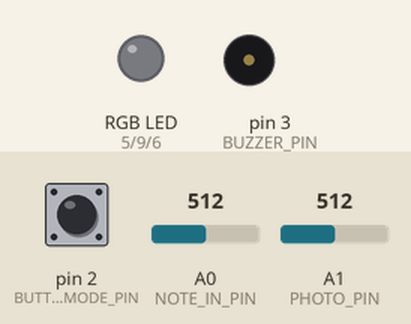
This sketch was run on a simulated Arduino Uno, built with avr-gcc and run on an emulated ATmega328P. On the bench: an RGB LED mixed from three pins (HIGH = lit), buzzer (waves = sounding). Inputs (shaded band) come from the test bench; at power-on: pin 2 (BUTTON_MODE_PIN) LOW, A0 (NOTE_IN_PIN) = 512, A1 (PHOTO_PIN) = 512.

Above: at 1.2 s.
1.3 s: pin 2 (BUTTON_MODE_PIN) pulled HIGH for 1 s
At 3.7 s:
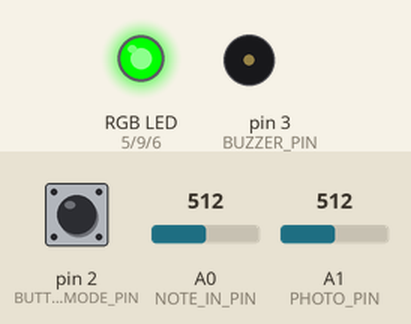
4.0 s: pin 2 (BUTTON_MODE_PIN) pulled HIGH for 0.15 s
At 5.3 s:
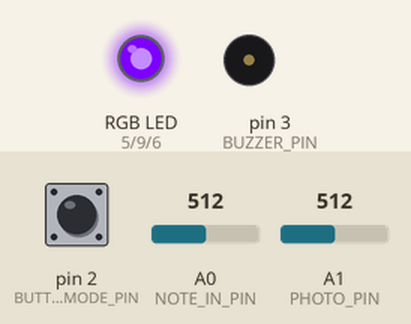
5.9 s: pin 2 (BUTTON_MODE_PIN) pulled HIGH for 3.2 s
At 10.2 s:
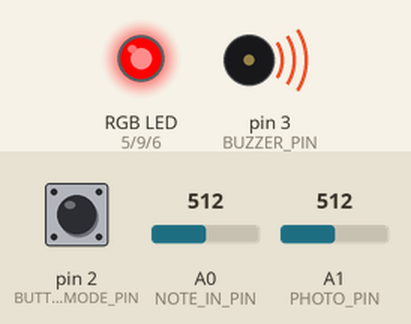
10.6 s: pin 2 (BUTTON_MODE_PIN) pulled HIGH for 0.15 s
At 11.6 s:
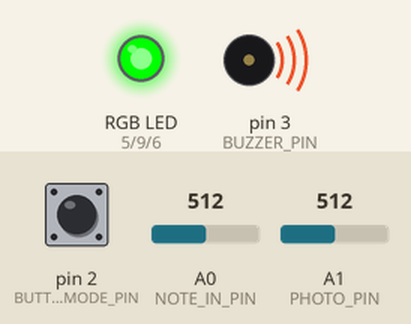
12.5 s: pin 2 (BUTTON_MODE_PIN) pulled HIGH for 0.15 s
At 14.2 s:
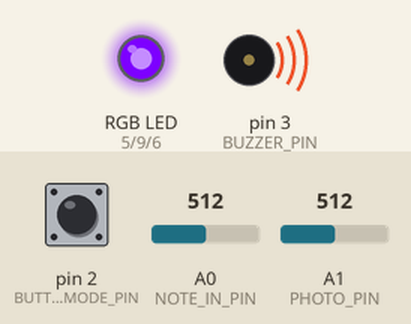
14.5 s: pin 2 (BUTTON_MODE_PIN) pulled HIGH for 1 s
At 21.7 s:
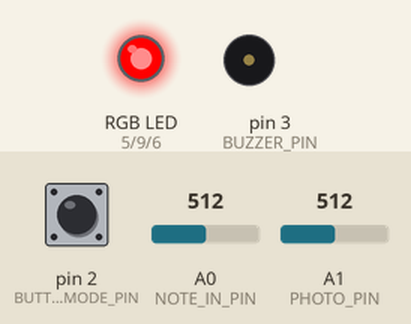
Timing chart, 0 to 22.5 s (numbered marks = the images above; inputs shaded):
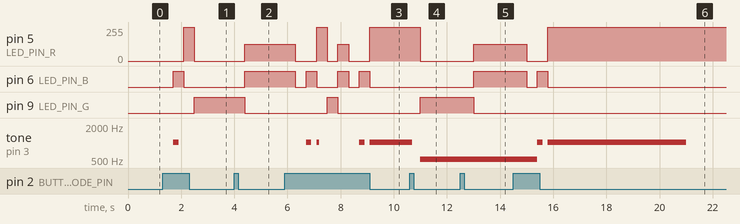

The sketch:

Jonathan_GANZ_ETUDE_THREE.ino
```cpp
/**********************ETUDE 3 CART 360 2017*******************************
 * WELCOME! IN THIS ETUDE WE WILL USE TIMERS & THE RUNNING AVERAGE
 * THE PURPOSE OF THIS EXERCISE IS EXTEND ETUDE_2 WITH THE FOLLOWING FUNCTIONALITY:
 * 1/ WE WILL CHANGE THE RECORD MODE SUCH THAT IT NOT ONLY RECORDS THE NOTE BUT THE DURATION THAT NOTE WAS PRESSED AS WELL
 * WE WILL ALLOW A USER TO HOLD DOWN A BUTTON FOR A MAXIMUM OF 5 SECONDS
 * 2/ WE WILL ADD A PHOTOCELL TO INCORPORATE FREQUENCY MODULATION - WHEN YOU PRESS A BUTTON AND AFFECT THE PHOTOCELL,
 * THE FREQUENCY WILL CHANGE
 * 3/ IN RECORD MODE -YOU WILL PLAY THE NOTE LIVE WITH THE LIVE VALUE OF THE PHOTOCELL, IN PLAYBACK YOU WILL USE THE AVERAGE
 * PHOTOCELL VALUE AS AN OFFSET TO THE FREQUENCY
 * 4/ WE WILL HAVE A NEW PLAYMODE WHICH WILL PLAYBACK THE FREQUENCY+AVERAGE PHOTO VAL AND THE DURATION ASSOCIATED WITH THE NOTE
 * 5/ ADDITIONALLY, IN PLAYBACK, THE LED COLOR WILL CHANGE BRIGHTNESS ACCORDING TO THE NOTE VALUE
 * 6/ RE-IMPLEMENT THE LIVE MODE TO INCORPORATE THE PHOTOCELL VALUE
 * PLEASE NOTE:: THE OTHER NEW FUNCTIONS(BESIDES 6/)TO IMPLEMENT ARE AT THE BOTTOM OF THE CODE...


 * PLEASE FOLLOW THE INSTRUCTIONS IN THE COMMENTS:
 * DO NOT ADD ANY MORE FUNCTION DEFINITIONS
 * ONLY IMPLEMENT THE FUNCTION DEFINITIONS SUPPLIED
 * THERE IS NO NEED TO ADD ANY NEW VARIABLES OR CONSTANTS
 * PROVIDE COMMENTS FOR ANY OF THE CODE IMPLEMENTED
 * GOOD LUCK!
 */
/**** CONSTANTS ********************************************************/

#define BUTTON_MODE_PIN 2 // Button to change the mode

// constants for RGB LED
#define LED_PIN_R 5 // R PIN
#define LED_PIN_G 9 // G PIN
#define LED_PIN_B 6 // B PIN

// constant for note in (button-resistor ladder on breadboard)
# define NOTE_IN_PIN A0

//constant for max number of notes in array
#define MAX_NOTES 16

// a constant for duration
const int duration =200;

// constant for pin to output for buzzer
#define BUZZER_PIN 3 // PWM

// constant for input from photo cell
#define PHOTO_PIN A1

// constant for size of running samples array (for averging)
#define RUNNING_SAMPLES 16

// max pressing time
const int MAX_PRESS_TIME = 5000;

/******** VARIABLES *****************************************************/
// counter for how many notes we have
int countNotes =0;
// array to hold the notes played (for record/play mode)
int notes [MAX_NOTES];
int mode =0; // start at off
/******** VARIABLES FOR ETUDE 3 *****************************************************/
// NEW FOR ETUDE 3: array to hold durations
// will be a parallel array to the notes array -
// meaning that at index 0 of notes[] is stored the 1st frequency, and at index 0 of
// the durations array  is stored the 1st duration for THAT note....
int durations [MAX_NOTES];

// boolean to determine if a note button was being pressed:
boolean activeNoteButton = false;

// keep track of the active frequency
int activeFrequency = 0;

// keep track of offset Freq generated by the photocell
int offsetFrequency = 0;

// keep track of average Freq generated by the photocell
int averageOffsetFreq = 0;

// timer vars
unsigned long timePassed;
unsigned long startTime;

// var to hold the note pressed
int testNote;

// vars for averageing
int runningAverageBuffer[RUNNING_SAMPLES];
int nextCount = 0;

/*************************************************************************/


/**********************SETUP() DO NOT CHANGE*******************************/
// Declare pin mode for the single digital input
void setup()
{
  pinMode(BUTTON_MODE_PIN, INPUT);
}

/**********************LOOP() DO NOT CHANGE *******************************
 * INSTRUCTIONS:
 * There is NO NEED to change the loop - it establishes the flow of the program
 * We call here 3 functions repeatedly:
 * 1: chooseMode(): this function will determine the mode that your program is in
 * based on if the button (linked to the BUTTON_MODE_PIN) was pressed
 * 2: setRGB(): will set the color of the RGB LED based on the value of the mode variable
 * 3: selectMode(): will determine which function to call based on the value of the mode variable

**************************************************************************/
void loop()
{
  chooseMode();
  setRGB();
  selectMode();
}
/******************CHOOSEMODE() *********************************
 * INSTRUCTIONS:
 * Read the value from the Button (linked to the BUTTON_MODE_PIN) and
 * if is being pressed then change the mode variable.
 * REMEMBER:
 * mode == 0 is reset
 * mode == 1 is live
 * mode == 2 is record
 * mode == 3 is play
 * mode == 4 is loopMode
 * Every time the user presses the button, the program will go to the next mode,
 * once it reaches 4, it should go back to mode == 0.
 * (i.e. if mode ==2 and we press, then mode ==3) ...
**************************************************************************/
void chooseMode(){
  if (digitalRead(BUTTON_MODE_PIN) == HIGH)
  {
    delay(400);
    if (mode < 4) mode++;
    else mode = 0;
  }
}

/******************SETRGB()*********************************************
 * INSTRUCTIONS:
 * Depending on the value of the mode variable:
 * if the mode is 0 - RGB LED IS OFF
 * if the mode is 1 - RGB LED IS BLUE
 * if mode is 2 - RGB LED IS RED
 * if mode is 3 - RGB LED IS GREEN
 * if mode is 4 - RGB LED iS PURPLE
 * YOU MUST USE A SWITCH CASE CONSTRUCT (NOT A SERIES OF IF / ELSE STATEMENTS
**************************************************************************/
void setRGB()
{
  switch (mode)
  {
    case 0:
      {
        analogWrite(LED_PIN_R, 0);   // Turn on the LED -R
        analogWrite(LED_PIN_G, 0);   // Turn on the LED -G
        analogWrite(LED_PIN_B, 0);   // Turn on the LED -B
        break;
      }
    case 1:
      {
        analogWrite(LED_PIN_R, 0);   // Turn on the LED -R
        analogWrite(LED_PIN_G, 0);   // Turn on the LED -G
        analogWrite(LED_PIN_B, 255);   // Turn on the LED -B
        break;
      }
    case 2:
      {
        analogWrite(LED_PIN_R, 255);   // Turn on the LED -R
        analogWrite(LED_PIN_G, 0);   // Turn on the LED -G
        analogWrite(LED_PIN_B, 0);   // Turn on the LED -B
        break;
      }
    case 3:
      {
        analogWrite(LED_PIN_R, 0);   // Turn on the LED -R
        analogWrite(LED_PIN_G, 255);   // Turn on the LED -G
        analogWrite(LED_PIN_B, 0);   // Turn on the LED -B
        break;
      }

    case 4:
      {
        analogWrite(LED_PIN_R, 125);   // Turn on the LED -R
        analogWrite(LED_PIN_G, 0);   // Turn on the LED -G
        analogWrite(LED_PIN_B, 255);   // Turn on the LED -B
        break;
      }
    default:
      {
        // do nothing
        break;
      }
  }
}
/**********************SELECTMODE() *******************************
 * INSTRUCTIONS:
 * There is NO NEED to change this function - it selects WHICH function should run based on the mode variable
 * There are 4 possibilities
 * 1: reset(): this function will reset any arrays etc, and will do nothing else
 * 2: live(): this function will play the corresponding notes
 * to the user pressing the respective buttons.
 * NOTE:: the notes played are NOT stored
 * 3: record(): this function will play the corresponding notes
 * to the user pressing the respective buttons
 * AND will STORE up to 16 consecutive notes in an array.
 * 4: play(): this function will playback any notes stored in the array that were recorded
 * in the previous mode
 * 5: loopMode(): this function will playback any notes stored in the array that were recorded,
 * BUT unlike the previous mode, you can choose in which sequence the notes are played.
 * REQUIRED: only play notes from the array (no live stuff)

******************************************************************************/
void selectMode()
{
  if(mode ==0) {
    reset();
  }
  else if(mode ==1) {
    live();
  }
  else if(mode ==2) {
    //record();
    /******NEW*********/
    recordWithDuration();
  }

  else if(mode ==3) {
    //play();
    /******NEW*********/
    playWithDuration();
  }

   else if(mode ==4) {
    loopMode();
  }
}
/******************RESET() **************************************
 * INSTRUCTIONS:
 * this function should ensure that any notes recorded are no longer available
**************************************************************************/
void reset()
{
 countNotes = 0;

}
/******************LIVE()  - RE-IMPLEMENT **************************************
 * INSTRUCTIONS:
 * this function will play the corresponding notes
 * to the user pressing the respective buttons
 * NOTE:: the notes played are NOT stored
 * SO: you need read in the input from the analog input (linked to the button-resistor ladder combo)
 * ALSO - get the value of the photo cell and combine it with the note frequency
 * THEN - output the note to the buzzer using the tone() function, as 3rd argument
 * make the duration value == to 100
**************************************************************************/
void live()
{
   offsetFrequency = getPhotoFrequency();
   // output sound
   tone(BUZZER_PIN,analogRead(NOTE_IN_PIN)+offsetFrequency,duration);
}

/******************LOOPMODE(): DONE************************************
 * INSTRUCTIONS:
 * this function will playback any notes stored in the array that were recorded
 * in the previous mode
 * SO: you need to go through the array of values (be careful - the user may not have put in MAX_NOTES)
 * READ values IN ANY ORDERING (You MUST use the array - but you can determine your own sequence)
 * AND output each note to the buzzer using the tone() function
 * ALSO: as long as we are in this mode, the notes are played over and over again
 * BE CAREFUL: make sure you allow for the user to get to another mode from the mode button...
**************************************************************************/
void loopMode()
{
  for (int i = 0; i < countNotes; i++)
  {
    /* https://www.arduino.cc/en/Reference/Tone */
    tone(BUZZER_PIN, notes[i], durations[i]);
    delay(duration); // wait for tone to finish
    //check if mode button is pressed
    if (digitalRead(BUTTON_MODE_PIN) == HIGH) {
      break;
    }
  }
  for (int i = countNotes - 1; i >= 0; i--)
  {
    /* https://www.arduino.cc/en/Reference/Tone */
    tone(BUZZER_PIN, notes[i], durations[i]);
    delay(duration); // wait for tone to finish
    //check if mode button is pressed
    if (digitalRead(BUTTON_MODE_PIN) == HIGH) {
      break;
    }
  }
}

/******************RECORDWITHDURATION(): IMPLEMENT *********************************
 * INSTRUCTIONS:
 * this function will play the corresponding notes
 * to the user pressing the respective buttons
 * AND will STORE up to 16 consecutive notes in an array.
 * It will ALSO use a timer to keep track of how long the current note button has been pressed
 * It will ALSO sample the photocell value to be used live as well as well as calling the function to calculate
 * the running average of the photocell value
 * SO:I have implemented a basic framework for you to follow - the basic state machine.
 * YOUR JOB is to implement the NEW functions that get called within the framework...
**************************************************************************/
void recordWithDuration()
{
  // to handle a little bit of noise
  int theAdjuster = 8;
  // check we have not stored more than 16 notes
  if (countNotes < MAX_NOTES)
  {
    // read in the value from button press
    testNote = analogRead(NOTE_IN_PIN);
    /*** STATE A::: *******************************************
     *  IF the testNote is > min AND the timer has not reached 5 secs:
     *  This means we are pressing on a note button
     */
    if (testNote > theAdjuster && (timePassed < MAX_PRESS_TIME)) {
      /*** STATE AA::: *******************************************
       *  IF the boolean is false it means we have just started to press the button
       *  YOU now need to implement the function below which will set up all things
       *  required to have a new timer
      */
      if (activeNoteButton == false)
      {

        startUpTimer();
        activeNoteButton = true;

      }
     /*** STATE AA::: *******************************************
       *  IF the boolean is true it means we are continuing to press the button
       *  YOU now need to implement the function below which will allow for
       *  1/ timer to be updated
       *  2/ get the photoCell Value
       *  3/ get the current running average
      */
      else
      { // update the timer

        updateTimer();

        offsetFrequency = getPhotoFrequency();

        playCurrentNote();

        averageOffsetFreq = getRunningAverage();
       }
    }
     /*** STATE B::: *******************************************
     *  IF the testNote is > min AND the timer HAS reached 5 secs:
     *  then WRITE the code to turn OFF the buzzer.
     */
    else if (testNote > theAdjuster && (timePassed > MAX_PRESS_TIME))
    {

      // WRITE the code to turn OFF the buzzer

      activeNoteButton = false;
      updateArraysWithNoteAndTimings();
      startTime=0;
      timePassed=0;

    }
     /*** STATE C::: *******************************************
     *  IF the testNote is < min AND the boolean is true
     *  this means we have STOPPED pressing the button
     *  YOU: need to implement the function to update the arrays etc
     */
    else if ((testNote <= theAdjuster && activeNoteButton == true) ) {

      updateArraysWithNoteAndTimings();
      activeNoteButton=false;
        startTime=0;
      timePassed=0;
    }


  }

}

/******************STARTUPTIMER(): IMPLEMENT *********************************
 * INSTRUCTIONS:
 * this function will set all required variables to reset the timer
**************************************************************************/
void startUpTimer()
{

  startTime= millis();

}
/******************UPDATETIMER(): IMPLEMENT *********************************
 * INSTRUCTIONS:
 * this function will update the current timer
**************************************************************************/
void updateTimer()
{


 //the amount of time passed is equal to current time minus start time
 timePassed = millis()-startTime;


}
/******************PLAYCURRENTNOTE(): IMPLEMENT *********************************
 * INSTRUCTIONS:
 * this function will play the current note being pressed in RecordDuration mode
 * and the frequency should be note value + offset from photocell
 * add as the 3rd parameter to the tone() a duration of 100
**************************************************************************/
void playCurrentNote()
{

   tone(BUZZER_PIN,analogRead(NOTE_IN_PIN)+offsetFrequency,100);
}
/******************UPDATEARRAYSWITHNOTEANDTIMINGS(): IMPLEMENT *********************************
 * INSTRUCTIONS:
 * this function will handle the case where the note is no longer being pressed:
 * you need to update the arrays
 * NOTE: please for the note value  - combine with the running average val from the photocell
 * reset the necessary booleans
 * reset any counters
**************************************************************************/
void updateArraysWithNoteAndTimings()
{

 if(countNotes < MAX_NOTES)
  {
     // need to add the average photocell change
     int testNote = analogRead(NOTE_IN_PIN);
    if(testNote>0)
    {
      notes[countNotes] = testNote; // possible vals?
      durations[countNotes] = timePassed; //makes a collection of durations longside the notes.


      countNotes++;
      delay(100);


    }

  }
}
/******************GETPHOTOFREQUENCY(): IMPLEMENT *********************************
 * INSTRUCTIONS:
 * this function will get input from the photocell
 * please scale and return the value accordingly
**************************************************************************/
int getPhotoFrequency()
{

 return analogRead(PHOTO_PIN);
}

/******************GETRUNNINGAVERAGE(): IMPLEMENT *********************************
 * INSTRUCTIONS:
 * this function should compute the running average of the photcell value (returned from the
 * getPhotoFrequency() function).
**************************************************************************/
int getRunningAverage()
{
 //IMPLEMENT
 activeFrequency = analogRead(PHOTO_PIN);
 runningAverageBuffer[nextCount] = activeFrequency;
 nextCount++;
 if (nextCount >= RUNNING_SAMPLES)
 nextCount = 0;
 int currentSum= 0;
 for(int i=0; i< RUNNING_SAMPLES; i++){
 currentSum+= runningAverageBuffer[i];
 }
 averageOffsetFreq = currentSum / RUNNING_SAMPLES;
 return averageOffsetFreq;

}
/******************COLORLED(): IMPLEMENT *********************************
 * INSTRUCTIONS:
 * this function will change the color of the led (in playback mode) to have the brightness
 * adjusted according to the frequency of the note being played (range : 0-255)
**************************************************************************/
void colorLED(int col)
{
  analogWrite(LED_PIN_R, 0);   // Turn on the LED -R
  analogWrite(LED_PIN_G, col);   // Turn on the LED -G
  analogWrite(LED_PIN_B, 0);   // Turn on the LED -B
  col = getPhotoFrequency();
}
/******************PLAYWITHDURATION(): IMPLEMENT *********************************
 * INSTRUCTIONS:
 * this function will got through the notes array and play back the note and
 * its corresponding duration value.
 * NOTE: we have not implemented any case/code for pauses  - this can be a fixed value
 * ALSO: call the function to change the color of the LED using the correct argument.
 * ALSO: note that the mode button will not be super responsive UNLESS you press the button
 * continuously - that is ok for this etude.
**************************************************************************/
void playWithDuration()
{
  //IMPLEMENT
  for(int i=0; i<countNotes;i++)
  {
    /* https://www.arduino.cc/en/Reference/Tone */
    tone(BUZZER_PIN, notes[i], durations[i]); // plays buzzer with stored tone and duration
    delay(duration);

    //check if mode button is pressed
    if(digitalRead(BUTTON_MODE_PIN) ==HIGH){break;}
  }
}

/******************PLAY(): SOLUTION: ETUDE_2 ************************************
 * INSTRUCTIONS:
 * this function will playback any notes stored in the array that were recorded
 * in the previous mode
 * SO: you need to go through the array of values (be careful - the user may not have put in MAX_NOTES)
 * READ each value IN ORDER
 * AND output each note to the buzzer using the tone() function
 * ALSO: as long as we are in this mode, the notes are played over and over again
 * BE CAREFUL: make sure you allow for the user to get to another mode from the mode button...
**************************************************************************/
void play()
{

  for(int i=0; i<countNotes;i++)
  {
    /* https://www.arduino.cc/en/Reference/Tone */
    tone(BUZZER_PIN, notes[i], duration);
    delay(duration); // wait for tone to finish
    //check if mode button is pressed
    if(digitalRead(BUTTON_MODE_PIN) ==HIGH){break;}
  }
}
/******************RECORD(): SOLUTION_ETUDE_2 **********************************
 * INSTRUCTIONS:
 * this function will play the corresponding notes
 * to the user pressing the respective buttons
 * AND will STORE up to 16 consecutive notes in an array.
 * SO:you need read in the input from the analog input (linked to the button-resistor ladder combo)
 * AND - output the note to the buzzer using the tone() function
 * THEN store that note in the array  - BE CAREFUL - you can only allow for up to MAX_NOTES to be stored
********************************************************************************/
void record()
{

  if(countNotes < MAX_NOTES)
  {
    // add a note to the array if have a value
    int testNote = analogRead(NOTE_IN_PIN);
    if(testNote>8)
    {
      notes[countNotes] = testNote; // possible vals?
      tone(BUZZER_PIN, notes[countNotes], duration);
      delay(duration); // wait for tone to finish
      countNotes++;
      delay(100);


    }

  }
}
/*********************************************************************************/
```

Measured:
- after the input at 1.3 s, pin 5 (LED_PIN_R): 0/255 → 255/255 after 0.80 s, → 0/255 0.40 s later; pin 6 (LED_PIN_B): LOW → HIGH after 0.40 s, → LOW 0.40 s later; pin 9 (LED_PIN_G): LOW → HIGH after 1.2 s; tone on pin 3 (BUZZER_PIN): silent → 1024 Hz after 0.40 s, → silent 0.20 s later
- after the input at 4.0 s, pin 5 (LED_PIN_R): 0/255 → 125/255 after 0.40 s; pin 6 (LED_PIN_B): LOW → HIGH after 0.40 s; pin 9 (LED_PIN_G): HIGH → LOW after 0.40 s
- after the input at 5.9 s, pin 5 (LED_PIN_R): 125/255 → 0/255 after 0.40 s, → 255/255 0.80 s later, → 0/255 0.40 s later, → 125/255 0.40 s later, … (6 changes in this stretch); pin 6 (LED_PIN_B): goes LOW 0.40 s, HIGH 0.40 s, LOW 0.80 s, HIGH 0.40 s, LOW 0.40 s, HIGH 0.40 s, then LOW, starting after 0.40 s
- after the input at 10.6 s, pin 5 (LED_PIN_R): 255/255 → 0/255 after 0.40 s; pin 9 (LED_PIN_G): LOW → HIGH after 0.40 s; tone on pin 3 (BUZZER_PIN): 1024 Hz → silent after 0.10 s, → 512 Hz 0.30 s later
- after the input at 12.5 s, pin 5 (LED_PIN_R): 0/255 → 125/255 after 0.50 s; pin 6 (LED_PIN_B): LOW → HIGH after 0.50 s; pin 9 (LED_PIN_G): HIGH → LOW after 0.50 s
- after the input at 14.5 s, pin 5 (LED_PIN_R): 125/255 → 0/255 after 0.50 s, → 255/255 0.80 s later; pin 6 (LED_PIN_B): HIGH → LOW after 0.50 s, → HIGH 0.40 s later, → LOW 0.40 s later; tone on pin 3 (BUZZER_PIN): 512 Hz → 1024 Hz after 0.90 s, → silent 0.20 s later, → 1024 Hz 0.20 s later, → silent 5.2 s later
